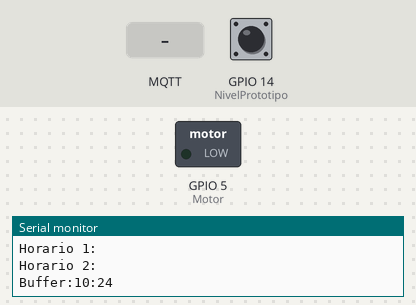
The program below on a simulated ESP8266 (NodeMCU). Parts: switched loads named in the program (green lamp = pin HIGH), the last lines printed to the serial monitor. The test bench sets the inputs (shaded band); at power-on: GPIO 14 (NivelPrototipo) HIGH. WiFi joins after 1.5 s; servers stay silent unless stated; the local clock reads 2024-03-15 10:24:30 at power-on unless the program sets it; no MQTT or app messages arrive unless stated.

Above: at 6.7 s.
6.8 s: MQTT message "Start_Motor" arrives on the first subscribed topic
At 7.3 s:
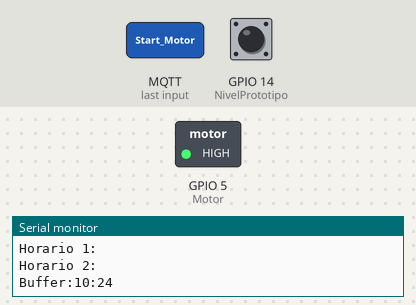
10.2 s: MQTT message "Stop_Motor" arrives on the first subscribed topic
At 11.6 s:
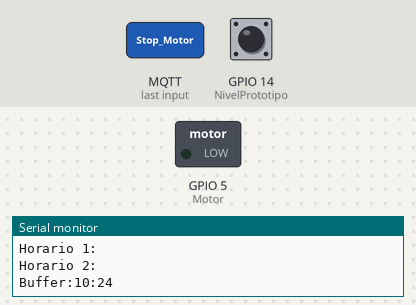
Timing chart, 0 to 13.2 s (numbered marks = the images above; inputs shaded):
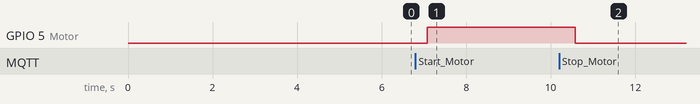

Measured:
- after the input at 6.8 s, GPIO 5 (Motor): LOW → HIGH after 0.27 s
- after the input at 10.2 s, GPIO 5 (Motor): HIGH → LOW after 0.39 s

The program:

main.cpp
```cpp
#include <ESP8266WiFi.h>
#include <ESP8266HTTPClient.h>
#include <PubSubClient.h>
#include <time.h> // Para trabalhar com horários

// Definições
#define TOPICO_SUBSCRIBE "Alimentador_TccRecebe"
#define TOPICO_PUBLISH   "Alimentador_TccEnvio"
#define ID_MQTT  "rakel"

// Pinagem do NodeMCU
#define Motor    5 // D1 (GPIO 5)
#define NivelPrototipo    14 // D5 (GPIO 14)

// Configuração da rede WiFi
const char* SSID = "Arthur";
const char* PASSWORD = "tutu2023";

// URL do servidor Django para enviar dados
const char* SERVER_URL = "http://192.168.185.78:8000/update_button/";

// Configurações MQTT
const char* BROKER_MQTT = "test.mosquitto.org";
int BROKER_PORT = 1883;

// Objetos globais
WiFiClient espClient;
PubSubClient MQTT(espClient);

// Variáveis para armazenar os horários e mensagens
String horario1;
String horario2;
String tempoMotor;
String msg; // Variável global para armazenar a mensagem recebida
bool motorLigado = false;
bool motorLigouNoHorario1 = false;
bool motorLigouNoHorario2 = false;

// Protótipos das funções
void initWiFi();
void initMQTT();
void reconnectWiFi();
void reconnectMQTT();
void VerificaConexoesWiFIEMQTT();
void mqtt_callback(char* topic, byte* payload, unsigned int length);
void ligarMotor(bool porHorario);
void desligarMotor();
void tirarfoto();
void enviaEstadoBotao(int nivel, const String& estado);

void setup() {
    Serial.begin(115200);
    delay(1000);

    pinMode(Motor, OUTPUT);
    digitalWrite(Motor, LOW);

    pinMode(NivelPrototipo, INPUT);

    initWiFi();
    initMQTT();

    // Configura o horário atual
    configTime(-3 * 3600, 0, "pool.ntp.org"); // -3 horas em segundos // Ajuste o fuso horário conforme necessário
}

void loop() {
    VerificaConexoesWiFIEMQTT();
    MQTT.loop();

    // Verifica o horário atual
    time_t now = time(nullptr);
    struct tm *timeinfo = localtime(&now);
    char buffer[6]; // Para armazenar a hora no formato HH:MM
    sprintf(buffer, "%02d:%02d", timeinfo->tm_hour, timeinfo->tm_min);
    Serial.print("Horario 1:");
    Serial.println(horario1);
    Serial.print("Horario 2:");
    Serial.println(horario2);
    Serial.print("Buffer:");
    Serial.println(buffer);

    // Se os horários coincidem, liga o motor apenas uma vez por horário
    if (horario1 == buffer && !motorLigouNoHorario1) {
        ligarMotor(true); // Indica que o motor deve ser ligado pelo horário
        motorLigouNoHorario1 = true;
    } else if (horario2 == buffer && !motorLigouNoHorario2) {
        ligarMotor(true);
        motorLigouNoHorario2 = true;
    }

    // Reseta os flags de controle após passar do horário
    if (horario1 != buffer) {
        motorLigouNoHorario1 = false;
    }
    if (horario2 != buffer) {
        motorLigouNoHorario2 = false;
    }

    // Liga o motor ao receber a mensagem "Start_Motor"
    if (msg == "Start_Motor" && !motorLigado) {
        ligarMotor(false);
    }

    // Mantém o motor ligado até receber "Stop_Motor"
    if (msg == "Stop_Motor") {
        desligarMotor();
    }

    if (msg == "Tirar_Foto") {
        tirarfoto();
    }

    if (msg == "Encher_Alimentador") {
        encherAlimentador();
    }

    // Debounce e leitura do nível do protótipo
    static bool estadoNivelPrototipoAnt = HIGH;
    static unsigned long debounceNivelProt;

    bool estadoNivelPrototipo = digitalRead(NivelPrototipo);

    if ((millis() - debounceNivelProt) > 50) {
        if (estadoNivelPrototipo != estadoNivelPrototipoAnt) {
            debounceNivelProt = millis();
            if (estadoNivelPrototipo) {
              Serial.println("Nivel Baixo");
              enviaEstadoBotao(1, "NivelBaixo");
            } else {
              Serial.println("Nivel Alto");
              enviaEstadoBotao(1, "NivelAlto");
            }
        }
        estadoNivelPrototipoAnt = estadoNivelPrototipo;
    }

    delay(500);  // Ajuste o delay conforme necessário
}

void ligarMotor(bool porHorario) {
    if (!motorLigado) {
        Serial.println("Ligando o motor...");
        digitalWrite(Motor, HIGH);
        motorLigado = true;

        if (porHorario) {
            // Multiplicando tempoMotor por 1000 e convertendo para inteiro
            int tempoEmMilissegundos = tempoMotor.toInt() * 1000;
            delay(tempoEmMilissegundos); // Aguarda o tempo especificado
            desligarMotor(); // Desliga o motor após o tempo especificado
        }
    }
}

void desligarMotor() {
    if (motorLigado) {
        Serial.println("Desligando o motor...");
        digitalWrite(Motor, LOW);
        motorLigado = false;
    }
}

void tirarfoto() {

  Serial.println("Você recebeu o comando para tirar foto");

}

void encherAlimentador() {
    if (!motorLigado) {
        Serial.println("Ligando o motor por 100 segundos...");
        digitalWrite(Motor, HIGH);
        delay(60000);
        motorLigado = true;
    }
}

void initWiFi() {
  delay(10);
  WiFi.disconnect(true);
  delay(1000);
  Serial.println("Conectando-se na rede WiFi...");

  WiFi.begin(SSID, PASSWORD);

  while (WiFi.status() != WL_CONNECTED) {
    delay(500);
    Serial.print(".");
  }

  Serial.println("");
  delay(2000);
  Serial.println("Conectado na rede WiFi");
  Serial.println("Endereço IP:");
  Serial.println(WiFi.localIP());
}

void initMQTT() {
  MQTT.setServer(BROKER_MQTT, BROKER_PORT);
  MQTT.setCallback(mqtt_callback);
}

void reconnectMQTT() {
  while (!MQTT.connected()) {
    Serial.print("* Tentando se conectar ao Broker MQTT: ");
    Serial.println(BROKER_MQTT);
    if (MQTT.connect(ID_MQTT)) {
      Serial.println("Conectado com sucesso ao broker MQTT!");
      MQTT.subscribe(TOPICO_SUBSCRIBE);
    } else {
      Serial.println("Falha ao reconectar no broker.");
      Serial.println("Nova tentativa de conexão em 2s");
      delay(2000);
    }
  }
}

void reconnectWiFi() {
  if (WiFi.status() == WL_CONNECTED)
    return;

  WiFi.begin(SSID, PASSWORD);
  while (WiFi.status() != WL_CONNECTED) {
    delay(500);
    Serial.print(".");
  }

  Serial.println("");
  Serial.println("Reconectado na rede WiFi");
  Serial.println("Endereço IP:");
  Serial.println(WiFi.localIP());
}

void VerificaConexoesWiFIEMQTT() {
  if (!MQTT.connected())
    reconnectMQTT();
  reconnectWiFi();
}

void mqtt_callback(char* topic, byte* payload, unsigned int length) {
    msg = ""; // Limpa a variável global antes de usá-la
    for (int i = 0; i < length; i++) {
        msg += (char)payload[i];
    }

    Serial.print("Mensagem recebida do tópico: ");
    Serial.println(topic);
    Serial.println(msg); // Print da mensagem recebida

    // Verificação adicional para garantir que a função está sendo chamada
    if (length == 0) {
        Serial.println("Nenhuma mensagem recebida (comprimento = 0)");
    }

    if (msg == "Start_Motor") {
        Serial.println("Recebeu Comando: Start_Motor");
        ligarMotor(false);
    } else if (msg == "Stop_Motor") {
        Serial.println("Recebeu Comando: Stop_Motor");
        desligarMotor();
    } else if (msg.startsWith("Horarios:")) {
        // Processa horários
        int pos1 = msg.indexOf(':') + 1;
        Serial.print("Primeiro pos1:");
        Serial.println(pos1);
        int pos2 = msg.indexOf(',', pos1);
        Serial.print("Primeiro pos2:");
        Serial.println(pos2);
        horario1 = msg.substring(pos1, pos2); // Extrai horario1
        horario1.trim(); // Remove espaços indesejados
        Serial.print("Horario1:");
        Serial.println(horario1);

        pos1 = pos2 + 1; // Atualiza pos1 para o próximo valor
        Serial.print("Segundo pos1:");
        Serial.println(pos1);
        pos2 = msg.indexOf(',', pos1); // Busca o próximo ',' para o tempoMotor
        Serial.print("Segundo pos2:");
        Serial.println(pos2);
        horario2 = msg.substring(pos1, pos2); // Extrai horario2
        horario2.trim(); // Remove espaços indesejados
        Serial.print("Horario2:");
        Serial.println(horario2);

        // Extrai o tempo do motor
        tempoMotor = msg.substring(pos2 + 1); // Extrai tempoMotor (5)
        tempoMotor.trim(); // Remove espaços indesejados
        Serial.print("tempoMotor:");
        Serial.println(tempoMotor);
    } else {
        Serial.println("Mensagem desconhecida ou vazia.");
    }
}
String getCSRFToken() {
    HTTPClient http;
    WiFiClient client;

    String url = "http://192.168.185.78:8000/get_csrf_token/";
    http.begin(client, url);

    int httpResponseCode = http.GET();
    String csrfToken = "";

    if (httpResponseCode > 0) {
        csrfToken = http.getString();
        csrfToken.trim();

        if (csrfToken.startsWith("\"") && csrfToken.endsWith("\"")) {
            csrfToken = csrfToken.substring(1, csrfToken.length() - 1);
        }
    } else {
        Serial.print("Erro ao obter CSRF Token: ");
        Serial.println(httpResponseCode);
    }

    http.end();
    return csrfToken;
}

void enviaEstadoBotao(int nivel, const String& estado) {
    if (WiFi.status() == WL_CONNECTED) {
        HTTPClient http;
        WiFiClient client;
        String url = SERVER_URL;
        http.begin(client, url);

        http.addHeader("Content-Type", "application/x-www-form-urlencoded");
        String csrfToken = getCSRFToken();
        http.addHeader("X-CSRFToken", csrfToken);
        // Cria a mensagem para enviar

        String mensagem = "nivel=" + String(nivel) + "&estado=" + estado;
        Serial.print("Nivel: ");
        Serial.println(nivel);
        Serial.print("Estado: ");
        Serial.println(estado);


        // Print do payload que está sendo enviado
        Serial.println("Enviando payload: " + mensagem);

        int codigoHTTP = http.POST(mensagem);
        String resposta = http.getString();

        Serial.println("Código HTTP da resposta: " + String(codigoHTTP));
        Serial.println("Resposta do servidor: " + resposta);

        http.end();
    }
}
```
